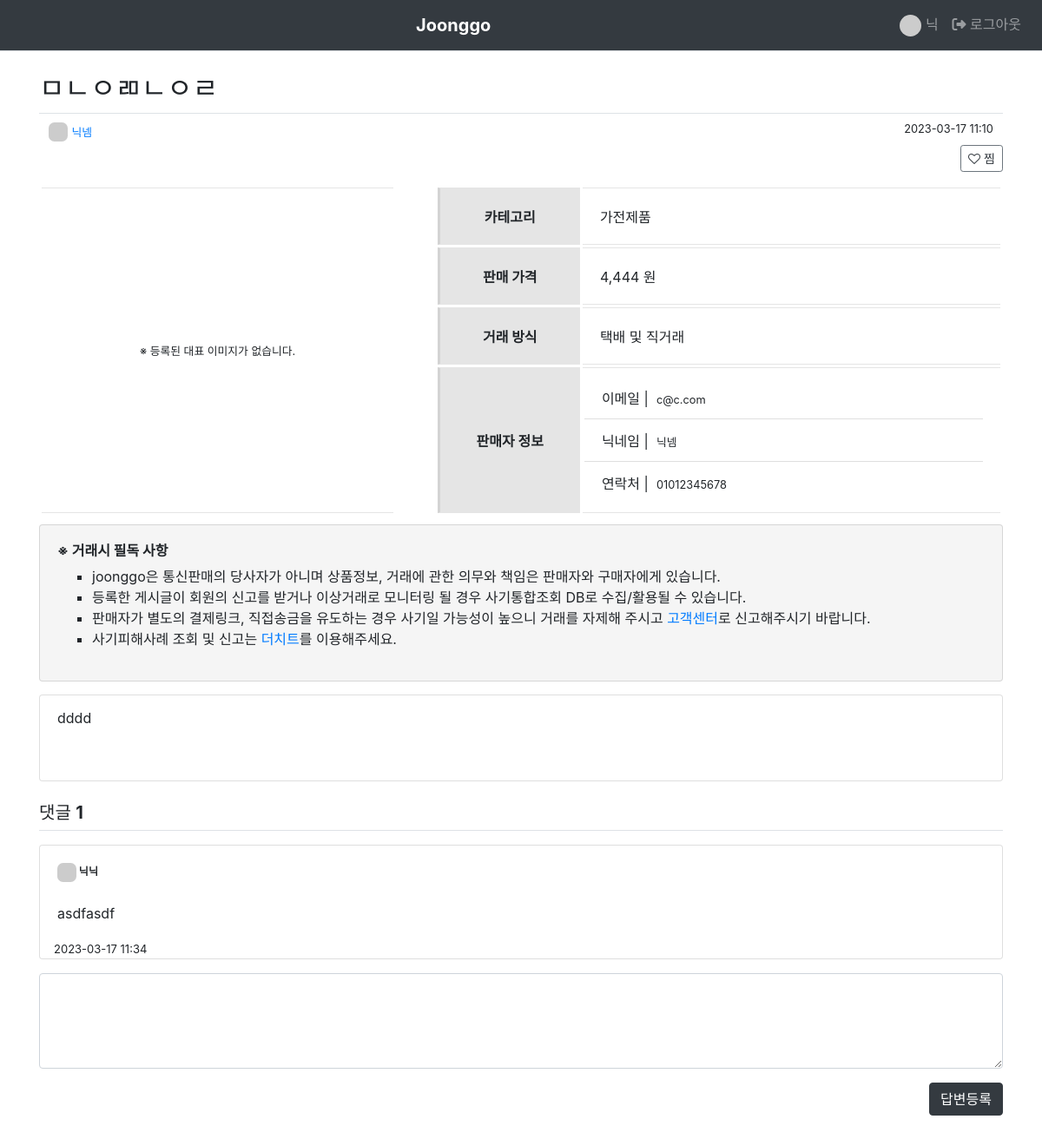
The app's page /joonggo/3/ (signed in) with its own data.
### common/models.py (models this page shows, shortened)
class User(AbstractUser):
    email = models.EmailField(verbose_name='email', max_length=255, unique=True,)
    nickname = models.CharField(max_length=24, default=None,  unique=True)
    username = models.CharField(max_length=24, default=None)
    profile_image = models.TextField(default=None, null=True, blank=True)
    phonenumber = models.TextField(default=None, unique=True)
    address = models.TextField(default=None)
    is_superuser = models.BooleanField(default=False)
    is_active = models.BooleanField(default=True)
    is_admin = models.BooleanField(default=False)
    objects = UserManager()
    USERNAME_FIELD = 'email'
    REQUIRED_FIELDS = ['nickname', 'username', 'phonenumber', 'address']

### joonggo/models.py (models this page shows, shortened)
class Sell(models.Model):
    author = models.ForeignKey(User, on_delete=models.CASCADE, related_name='author_sell')
    subject = models.CharField(blank=True, null=True, max_length=200)
    content = models.TextField(blank=True, null=True)
    images = models.ImageField(blank=True, upload_to='images')
    category = models.TextField(default="") # 카테고리
    price = models.IntegerField(default=0) # 가격
    tmethod = models.TextField(default="") # 거래 방식
    create_date = models.DateTimeField()
    modify_date = models.DateTimeField(null=True, blank=True)
    voter = models.ManyToManyField(User, related_name='voter_sell')

class Comment(models.Model):
    sell = models.ForeignKey(Sell, null=True, blank=True, on_delete=models.CASCADE)
    author = models.ForeignKey(User, on_delete=models.CASCADE)
    content = models.TextField()
    create_date = models.DateTimeField()
    modify_date = models.DateTimeField(null=True, blank=True)

### joonggo/views/base_views.py (the view)
# urls.py: path('<int:sell_id>/', base_views.detail, name='detail'),
def detail(request,sell_id):
    sell = get_object_or_404(Sell, pk=sell_id)
    context = {'sell': sell}
    return render(request, 'joonggo/sell_detail.html', context)

### templates/joonggo/sell_detail.html (shortened to what this page needs)
{% extends 'base.html' %}
{% block content %}
<div class="container my-3">
  <h2 class="border-bottom py-2">{{ sell.subject }}</h2>
    <div class="mx-auto my-1 clearfix" style="width:98%; ">
      <div style="float:left;">
        <img class="avatar_1" src="https://randomuser.me/api/portraits/men/{{sell.author.id}}.jpg">
        <a href="#" title="이 회원이 쓴 글 보기"><small>{{ sell.author.nickname }}</small></a>
      </div>
      <div style="float:right;">
        <small>{{ sell.create_date | date:'Y-m-d H:i' }}</small>
      </div>
    </div>
    <div>
      <div style="float:right;">
      {% if request.user in sell.voter.all %}
      <a href="{% url 'joonggo:vote_sell' sell.id %}" data-uri="{% url 'joonggo:vote_sell' sell.id %}" class="btn btn-sm btn-outline-danger text-danger">
          <i class="fa-solid fa-heart mr-1"></i>찜</a>
      {% else %}
      <a href="{% url 'joonggo:vote_sell' sell.id %}" data-uri="{% url 'joonggo:vote_sell' sell.id %}" class="btn btn-sm btn-outline-secondary text-dark">
          <i class="fa fa-heart-o mr-1"></i>찜</a>
      {% endif %}
      </div>
    </div>
    <table class="table_st" style="margin-top:50px;">
        <tr>
          <td rowspan="4" align="center" style="vertical-align:middle; background-color:white; width:37%;">
            {% if sell.images %}
                <img src="{{ sell.images.url }}" width="360" height="250">
            {% else %}
                <small>※ 등록된 대표 이미지가 없습니다.</small>
            {% endif %}
          </td>
          <td class="none_border">&nbsp;</td>
          <td class="boldgray">카테고리</td>
          <td>
            {{ sell.category }}
          </td>
        </tr>
        <tr>
          <td class="none_border">&nbsp;</td>
          <td class="boldgray">판매 가격</td>
          <td>
            {% load humanize %}
            {{ sell.price|intcomma }} 원
          </td>
        </tr>
        <tr>
          <td class="none_border">&nbsp;</td>
          <td class="boldgray">거래 방식</td>
          <td>
              {{ sell.tmethod }}
          </td>
        </tr>
        <tr>
          <td class="none_border">&nbsp;</td>
          <td class="boldgray">판매자 정보</td>
          <td>
            <ul class="list-group list-group-flush" style="margin-left:-18px; margin-top:-10px; margin-bottom:-10px;">
                <li class="list-group-item">이메일 |&nbsp;&nbsp;<small>{{ sell.author.email }}</small></li>
                <li class="list-group-item">닉네임 |&nbsp;&nbsp;<small>{{ sell.author.nickname }}</small></li>
                <li class="list-group-item">연락처 |&nbsp;&nbsp;<small>{{ sell.author.phonenumber }}</small></li>
            </ul>
          </td>
        </tr>
    </table>
    <div class="card" style='margin-bottom:15px; margin-top:10px; background-color:whitesmoke;'>
      <div class="card-body">
        <h6><b>※ 거래시 필독 사항</b></h6>
        <ul style="list-style-type:square;">
          <li>joonggo은 통신판매의 당사자가 아니며 상품정보, 거래에 관한 의무와 책임은 판매자와 구매자에게 있습니다.</li>
          <li>등록한 게시글이 회원의 신고를 받거나 이상거래로 모니터링 될 경우 사기통합조회 DB로 수집/활용될 수 있습니다.</li>
          <li>판매자가 별도의 결제링크, 직접송금을 유도하는 경우 사기일 가능성이 높으니 거래를 자제해 주시고 <a href="#" title="고객센터로 이동" rel"noreferrer">고객센터</a>로 신고해주시기 바랍니다.</li>
          <li>사기피해사례 조회 및 신고는 <a href="https://thecheat.co.kr/rb/?mod=_search" target='_blank' title="더치트로 이동" rel"noreferrer">더치트</a>를 이용해주세요.</li>
        </ul>
      </div>
    </div>
    <div class="card">
        <div class="card-body">
            <div class="card-text" style="white-space: pre-line; margin-top:-30;">
                {{ sell.content|safe }}
            </div>
        </div>
    </div>
    <h5 class="border-bottom my-3 py-2">
        댓글 <b>{{sell.comment_set.count}}</b>
    </h5>
    {% for comment in sell.comment_set.all %}
    <div class="card my-3">
      <div class="card-body">
          <div style="font-size:12px; font-weight:700;">
            <img class="avatar_1" src="https://randomuser.me/api/portraits/men/{{comment.author.id}}.jpg"> {{ comment.author.nickname }}
          </div>
          <div class="card-text" style="white-space: pre-line;">
              {{ comment.content }}
            </div>
          </div>
            <div class="d-flex justify-content-between">
              {% if comment.modify_date %}
              <div style="font-size:13px;" class="ml-3">
                {{ comment.modify_date|date:'Y-m-d h:i' }}
              </div>
              {% else %}
              <div style="font-size:13px;" class="ml-3">
                {{ comment.create_date|date:'Y-m-d h:i' }}
              </div>
              {% endif %}
        </div>
    </div>
    {% endfor %}
    <form action="{% url 'joonggo:comment_create_sell' sell.id %}" method="post" class="my-3">
        <div class="form-group">
        <textarea name="content" id="content" class="form-control" rows="4"></textarea>
        </div>
        <input type="submit" value="답변등록" class="btn btn-dark" style="float:right; margin-bottom:30px;">
    </form>
</div>
{% endblock content %}

### templates/navbar.html (shortened to what this page needs)
<nav class="navbar navbar-expand-lg navbar-dark bg-dark border-bottom">
  <a class="navbar-brand mx-auto" href="{% url 'joonggo:index' %}"><b>Joonggo</b></a>
  <div class="collapse navbar-collapse flex-grow-0" id="navbarNav">
    <ul class="navbar-nav ml-auto">
      {% if user.is_authenticated %}
        <li class="nav-item ">
          <a class="nav-link" href="{% url 'common:userinfo'%}">
            <img class="avatar" src="https://randomuser.me/api/portraits/men/{{user.id}}.jpg"> {{ user.nickname }}
          </a>
        </li>
        <li class="nav-item ">
          <a class="nav-link" href="{% url 'common:logout' %}">
            <i class="fa-solid fa-right-from-bracket"></i>
            로그아웃</a>
        </li>
      {% endif %}
    </ul>
  </div>
</nav>

### static/style.css (style rules this page uses)
.avatar { width: 25px; height: 25px; border-radius: 50%; }
.avatar_1 { width: 22px; height: 22px; border-radius: 30%; }
table { width: 100%; height: 350px; border-spacing: 3px; border-collapse: separate; }
table th, td { border-top: 1px solid rgb(229, 229, 229); border-bottom: 1px solid rgb(229, 229, 229); padding: 20px; }
.boldgray { border-left: 3px solid lightgray; background-color:rgb(229, 229, 229); font-weight: bold; text-align: center; width: 15%; }
.table_st { width: 100%; height: 350px; border-collapse: separate; }
.none_border { border: none; width: 3%; }
a:link { text-decoration: none; }

### records on screen
User: nickname "닉"
Sell: subject "ㅁㄴㅇㄻㄴㅇㄹ", author.nickname "닉넴", create_date "2023-03-17 11:10", category "가전제품", price "4,444", tmethod "택배 및 직거래", author.email "c@c.com", author.phonenumber "01012345678", content "dddd", comment_set.count "1"
Comment: author.nickname "닉닉", content "asdfasdf", create_date "2023-03-17 11:34"
